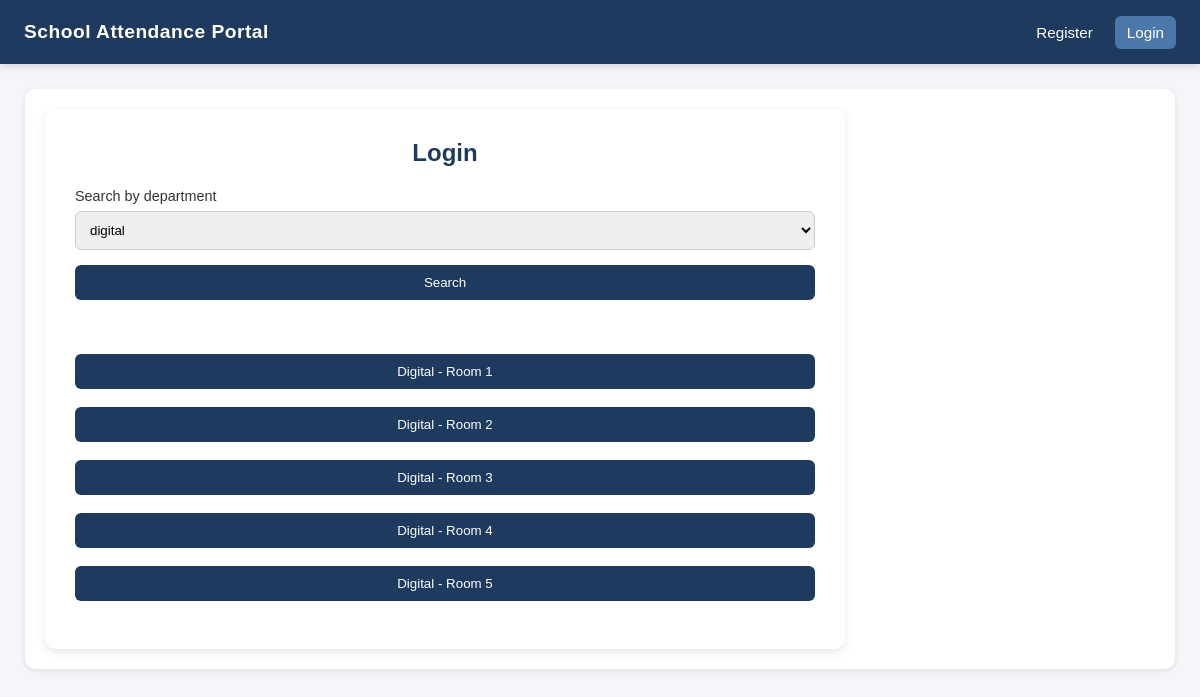
The page /rooms/department_id=1 on the database its author committed.
### tables this page shows
CREATE TABLE "room"
(
    room_number   INTEGER not null
        constraint room_pk
            primary key autoincrement,
    department_id integer
        constraint room_department_department_id_fk
            references department,
    capacity      integer default 24
);

CREATE TABLE "department"
(
    department_id   INTEGER     not null
        primary key autoincrement,
    department_name varchar(45) not null
);

### app.py (the view)
@app.route("/rooms/department_id=<department_id>",  methods=["GET","POST"])
def rooms_by_department(department_id):
    if request.method == "GET":
        from libraries.tools.admin import get_rooms_by_department, get_departments
        room_list = get_rooms_by_department(department_id)
        department_list = get_departments()
        return render_template("room_list.html", room_list=room_list, department_list=department_list)
    else:
        department_id = request.form.get("department")
        return redirect(f"/rooms/department_id={department_id}")

### app.py (called while the page is built)
@app.before_request
def before_request():
    if "logged_in" not in session.keys():
        session["logged_in"] = 0

### libraries/tools/admin.py (called while the page is built)
def get_rooms_by_department(department_id):
    from libraries.tools.database import execute_query_all
    query = ("SELECT room_number, department_name FROM room, department "
             "WHERE room.department_id = department.department_id "
             "AND department.department_id = ?")
    rooms = execute_query_all(query, (department_id,))
    return rooms

def get_departments():
    from libraries.tools.database import execute_query_all
    query = "SELECT * FROM department"
    departments = execute_query_all(query, ())
    return departments

### libraries/tools/database.py (called while the page is built)
def execute_query_all(query,params):
    conn = sqlite3.connect("database.db")
    cur = conn.cursor()
    cur.execute(query,params)
    rows = cur.fetchall()
    return rows

### templates/room_list.html
{% extends 'base.html' %}
{% block content %}
    <div class="card">
        <h2>Login</h2>
        <form method="POST">
            <label>Search by department
                <select name="department">
                    {% for department in department_list %}
                        <option value="{{ department[0] }}">{{ department[1] }}</option>
                    {% endfor %}
                </select>
                <button type="submit">Search</button>
            </label>
        </form>
        <br/>
        <br/>
        <br/>
        {% for room in room_list %}
            <a href="rooms/room={{ room[0] }}" >
                <button>{{ room[1].capitalize() }} - Room {{ room[0] }}</button>
            </a>
            <br/>
            <br/>
        {% endfor %}
    </div>
{% endblock %}

### static/css/style.css (style rules this page uses)
* { margin: 0; padding: 0; box-sizing: border-box; font-family: Arial, sans-serif; }
body { background: #f4f6f9; }
.card { background: white; padding: 30px; width: 100%; max-width: 800px; border-radius: 10px; box-shadow: 0 3px 10px rgba(0, 0, 0, 0.1); }
h2 { text-align: center; margin-bottom: 20px; color: #1e3a5f; }
label { font-size: 0.9rem; color: #333; }
input, select { width: 100%; padding: 10px; margin: 6px 0 15px; border: 1px solid #ccc; border-radius: 6px; }
button { width: 100%; padding: 10px; background: #1e3a5f; color: white; border: none; border-radius: 6px; cursor: pointer; }

### rows shown on the page
room: department_name "Digital", room_number "1"
room: department_name "Digital", room_number "2"
room: department_name "Digital", room_number "3"
room: department_name "Digital", room_number "4"
room: department_name "Digital", room_number "5"

### other values the page prints
form field department "digital"
